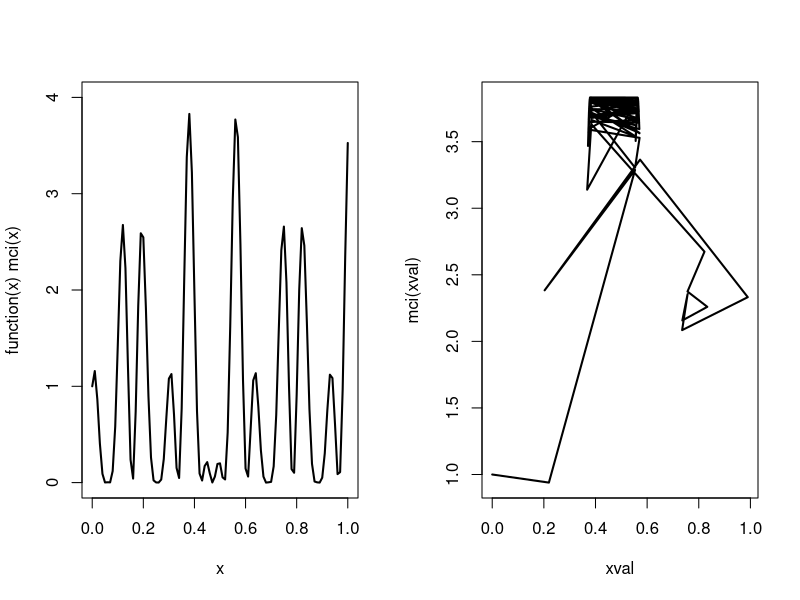

Write R code to recreate this figure.
#simulated annealing algorithm for simple example
par(mfrow=c(1,2))
#The function to be optimized
mci <- function(x){(cos(50*x)+sin(20*x))^2}
plot(function(x)mci(x), xlim=c(0,1),ylim=c(0,4),lwd=2)
#optimize(mci, c(0, 1), tol = 0.0001, maximum=TRUE)
#The monte carlo maximum
nsim<-2500
u<-runif(nsim)
#Simulated annealing
xval<-array(0,c(nsim,1));r<-.5
for(i in 2:nsim){
test<-runif(1, min=max(xval[i-1]-r,0),max=min(xval[i-1]+r,1));
delta<-mci(test)-mci(xval[i-1]);
rho<-min(exp(delta*log(i)/1),1);
xval[i]<-test*(u[i]<rho)+xval[i-1]*(u[i]>rho)
}
mci(xval[nsim])
plot(xval,mci(xval),type="l",lwd=2)
 
